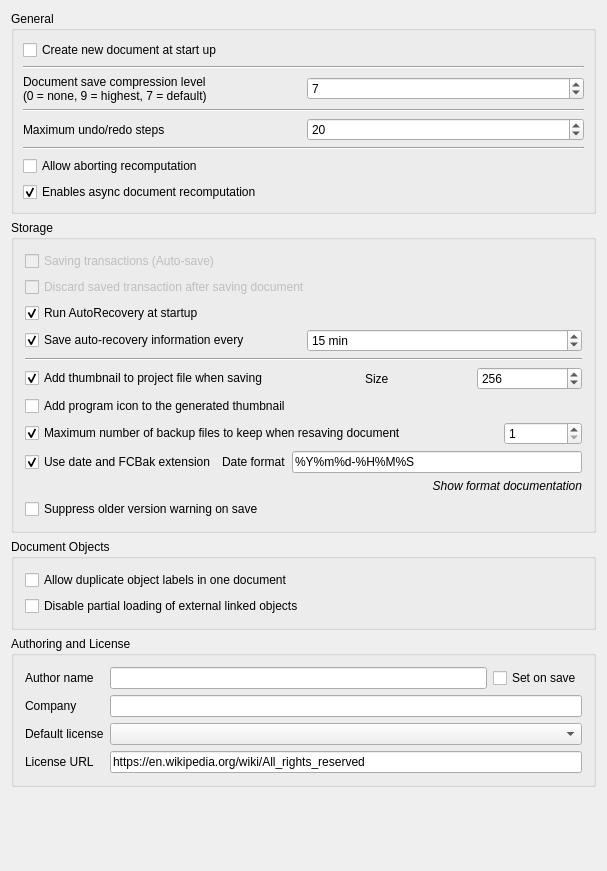
<?xml version="1.0" encoding="UTF-8"?>
<ui version="4.0">
 <class>Gui::Dialog::DlgSettingsDocument</class>
 <widget class="QWidget" name="Gui::Dialog::DlgSettingsDocument">
  <property name="geometry">
   <rect>
    <x>0</x>
    <y>0</y>
    <width>607</width>
    <height>871</height>
   </rect>
  </property>
  <property name="windowTitle">
   <string>Document</string>
  </property>
  <layout class="QGridLayout" name="gridLayout_3">
   <item row="0" column="0">
    <widget class="QGroupBox" name="GroupBox5">
     <property name="title">
      <string>General</string>
     </property>
     <layout class="QGridLayout" name="gridLayout_4">
      <property name="leftMargin">
       <number>9</number>
      </property>
      <property name="topMargin">
       <number>9</number>
      </property>
      <property name="rightMargin">
       <number>9</number>
      </property>
      <property name="bottomMargin">
       <number>9</number>
      </property>
      <property name="spacing">
       <number>6</number>
      </property>
      <item row="5" column="0">
       <widget class="Line" name="line">
        <property name="orientation">
         <enum>Qt::Orientation::Horizontal</enum>
        </property>
       </widget>
      </item>
      <item row="4" column="0">
       <layout class="QHBoxLayout">
        <property name="spacing">
         <number>6</number>
        </property>
        <property name="leftMargin">
         <number>0</number>
        </property>
        <property name="topMargin">
         <number>0</number>
        </property>
        <property name="rightMargin">
         <number>0</number>
        </property>
        <property name="bottomMargin">
         <number>0</number>
        </property>
        <item>
         <widget class="QLabel" name="textLabel1_2">
          <property name="text">
           <string>Maximum undo/redo steps</string>
          </property>
         </widget>
        </item>
        <item>
         <widget class="Gui::PrefSpinBox" name="prefUndoRedoSize">
          <property name="toolTip">
           <string>How many undo/redo steps should be recorded</string>
          </property>
          <property name="value">
           <number>20</number>
          </property>
          <property name="prefEntry" stdset="0">
           <cstring>MaxUndoSize</cstring>
          </property>
          <property name="prefPath" stdset="0">
           <cstring>Document</cstring>
          </property>
         </widget>
        </item>
       </layout>
      </item>
      <item row="1" column="0">
       <widget class="Line" name="line1">
        <property name="frameShape">
         <enum>QFrame::Shape::HLine</enum>
        </property>
        <property name="frameShadow">
         <enum>QFrame::Shadow::Sunken</enum>
        </property>
        <property name="orientation">
         <enum>Qt::Orientation::Horizontal</enum>
        </property>
       </widget>
      </item>
      <item row="7" column="0">
       <widget class="Gui::PrefCheckBox" name="prefEnableAsyncRecompute">
        <property name="toolTip">
         <string>This experimental feature allows more responsive GUI while recomputing features.</string>
        </property>
        <property name="text">
         <string>Enables async document recomputation</string>
        </property>
        <property name="checked">
         <bool>true</bool>
        </property>
        <property name="prefEntry" stdset="0">
         <cstring>EnableAsyncRecompute</cstring>
        </property>
        <property name="prefPath" stdset="0">
         <cstring>Document</cstring>
        </property>
       </widget>
      </item>
      <item row="6" column="0">
       <widget class="Gui::PrefCheckBox" name="prefCanAbortRecompute">
        <property name="toolTip">
         <string>Allow user aborting document recomputation by pressing Esc.
This feature may slightly increase recomputation time.</string>
        </property>
        <property name="text">
         <string>Allow aborting recomputation</string>
        </property>
        <property name="prefEntry" stdset="0">
         <cstring>CanAbortRecompute</cstring>
        </property>
        <property name="prefPath" stdset="0">
         <cstring>Document</cstring>
        </property>
       </widget>
      </item>
      <item row="3" column="0">
       <widget class="Line" name="line1_2">
        <property name="frameShape">
         <enum>QFrame::Shape::HLine</enum>
        </property>
        <property name="frameShadow">
         <enum>QFrame::Shadow::Sunken</enum>
        </property>
        <property name="orientation">
         <enum>Qt::Orientation::Horizontal</enum>
        </property>
       </widget>
      </item>
      <item row="0" column="0">
       <widget class="Gui::PrefCheckBox" name="prefCheckNewDoc">
        <property name="toolTip">
         <string>The application will create a new document when started</string>
        </property>
        <property name="text">
         <string>Create new document at start up</string>
        </property>
        <property name="checked">
         <bool>false</bool>
        </property>
        <property name="prefEntry" stdset="0">
         <cstring>CreateNewDoc</cstring>
        </property>
        <property name="prefPath" stdset="0">
         <cstring>Document</cstring>
        </property>
       </widget>
      </item>
      <item row="2" column="0">
       <layout class="QHBoxLayout">
        <property name="spacing">
         <number>6</number>
        </property>
        <property name="leftMargin">
         <number>0</number>
        </property>
        <property name="topMargin">
         <number>0</number>
        </property>
        <property name="rightMargin">
         <number>0</number>
        </property>
        <property name="bottomMargin">
         <number>0</number>
        </property>
        <item>
         <widget class="QLabel" name="textLabel1">
          <property name="text">
           <string>Document save compression level
(0 = none, 9 = highest, 7 = default)</string>
          </property>
         </widget>
        </item>
        <item>
         <widget class="Gui::PrefSpinBox" name="prefCompression">
          <property name="toolTip">
           <string>Compression level for FCStd files</string>
          </property>
          <property name="value">
           <number>7</number>
          </property>
          <property name="prefEntry" stdset="0">
           <cstring>CompressionLevel</cstring>
          </property>
          <property name="prefPath" stdset="0">
           <cstring>Document</cstring>
          </property>
         </widget>
        </item>
       </layout>
      </item>
     </layout>
    </widget>
   </item>
   <item row="1" column="0">
    <widget class="QGroupBox" name="groupBox">
     <property name="title">
      <string>Storage</string>
     </property>
     <layout class="QGridLayout" name="gridLayout_2">
      <item row="9" column="0">
       <widget class="QLabel" name="FormatTimeDocsLabel">
        <property name="font">
         <font>
          <italic>true</italic>
         </font>
        </property>
        <property name="text">
         <string>Show format documentation</string>
        </property>
        <property name="alignment">
         <set>Qt::AlignmentFlag::AlignRight|Qt::AlignmentFlag::AlignTrailing|Qt::AlignmentFlag::AlignVCenter</set>
        </property>
        <property name="openExternalLinks">
         <bool>true</bool>
        </property>
       </widget>
      </item>
      <item row="1" column="0">
       <widget class="Gui::PrefCheckBox" name="prefDiscardTransaction">
        <property name="enabled">
         <bool>false</bool>
        </property>
        <property name="text">
         <string>Discard saved transaction after saving document</string>
        </property>
        <property name="prefEntry" stdset="0">
         <cstring>TransactionsDiscard</cstring>
        </property>
        <property name="prefPath" stdset="0">
         <cstring>Document</cstring>
        </property>
       </widget>
      </item>
      <item row="4" column="0">
       <widget class="Line" name="line1_2_3">
        <property name="frameShape">
         <enum>QFrame::Shape::HLine</enum>
        </property>
        <property name="frameShadow">
         <enum>QFrame::Shadow::Sunken</enum>
        </property>
        <property name="orientation">
         <enum>Qt::Orientation::Horizontal</enum>
        </property>
       </widget>
      </item>
      <item row="5" column="0">
       <layout class="QHBoxLayout" name="horizontalLayout_3">
        <property name="leftMargin">
         <number>0</number>
        </property>
        <property name="topMargin">
         <number>0</number>
        </property>
        <item>
         <widget class="Gui::PrefCheckBox" name="prefSaveThumbnail">
          <property name="toolTip">
           <string>A thumbnail will be stored when document is saved</string>
          </property>
          <property name="text">
           <string>Add thumbnail to project file when saving</string>
          </property>
          <property name="checked">
           <bool>true</bool>
          </property>
          <property name="prefEntry" stdset="0">
           <cstring>SaveThumbnail</cstring>
          </property>
          <property name="prefPath" stdset="0">
           <cstring>Document</cstring>
          </property>
         </widget>
        </item>
        <item>
         <spacer>
          <property name="orientation">
           <enum>Qt::Orientation::Horizontal</enum>
          </property>
          <property name="sizeType">
           <enum>QSizePolicy::Policy::Maximum</enum>
          </property>
          <property name="sizeHint" stdset="0">
           <size>
            <width>91</width>
            <height>20</height>
           </size>
          </property>
         </spacer>
        </item>
        <item>
         <widget class="QLabel" name="label_6">
          <property name="text">
           <string>Size</string>
          </property>
         </widget>
        </item>
        <item>
         <widget class="Gui::PrefSpinBox" name="prefThumbnailSize">
          <property name="toolTip">
           <string>Sets the size of the thumbnail that is stored in the document.
Common sizes are 128, 256 and 512.</string>
          </property>
          <property name="minimum">
           <number>64</number>
          </property>
          <property name="maximum">
           <number>512</number>
          </property>
          <property name="value">
           <number>256</number>
          </property>
          <property name="prefEntry" stdset="0">
           <cstring>ThumbnailSize</cstring>
          </property>
          <property name="prefPath" stdset="0">
           <cstring>Document</cstring>
          </property>
         </widget>
        </item>
       </layout>
      </item>
      <item row="7" column="0">
       <layout class="QHBoxLayout">
        <property name="spacing">
         <number>6</number>
        </property>
        <property name="leftMargin">
         <number>0</number>
        </property>
        <property name="topMargin">
         <number>0</number>
        </property>
        <property name="rightMargin">
         <number>0</number>
        </property>
        <property name="bottomMargin">
         <number>0</number>
        </property>
        <item>
         <widget class="Gui::PrefCheckBox" name="prefSaveBackupFiles">
          <property name="toolTip">
           <string>How many backup files will be kept when saving document</string>
          </property>
          <property name="text">
           <string>Maximum number of backup files to keep when resaving document</string>
          </property>
          <property name="checked">
           <bool>true</bool>
          </property>
          <property name="prefEntry" stdset="0">
           <cstring>CreateBackupFiles</cstring>
          </property>
          <property name="prefPath" stdset="0">
           <cstring>Document</cstring>
          </property>
         </widget>
        </item>
        <item>
         <spacer>
          <property name="orientation">
           <enum>Qt::Orientation::Horizontal</enum>
          </property>
          <property name="sizeType">
           <enum>QSizePolicy::Policy::Maximum</enum>
          </property>
          <property name="sizeHint" stdset="0">
           <size>
            <width>91</width>
            <height>20</height>
           </size>
          </property>
         </spacer>
        </item>
        <item>
         <widget class="Gui::PrefSpinBox" name="prefCountBackupFiles">
          <property name="minimum">
           <number>1</number>
          </property>
          <property name="prefEntry" stdset="0">
           <cstring>CountBackupFiles</cstring>
          </property>
          <property name="prefPath" stdset="0">
           <cstring>Document</cstring>
          </property>
         </widget>
        </item>
       </layout>
      </item>
      <item row="2" column="0">
       <widget class="Gui::PrefCheckBox" name="prefRecovery">
        <property name="toolTip">
         <string>If there is a recovery file available, the application will
automatically run a file recovery when it is started</string>
        </property>
        <property name="text">
         <string>Run AutoRecovery at startup</string>
        </property>
        <property name="checked">
         <bool>true</bool>
        </property>
        <property name="prefEntry" stdset="0">
         <cstring>RecoveryEnabled</cstring>
        </property>
        <property name="prefPath" stdset="0">
         <cstring>Document</cstring>
        </property>
       </widget>
      </item>
      <item row="0" column="0">
       <widget class="Gui::PrefCheckBox" name="prefSaveTransaction">
        <property name="enabled">
         <bool>false</bool>
        </property>
        <property name="text">
         <string>Saving transactions (Auto-save)</string>
        </property>
        <property name="prefEntry" stdset="0">
         <cstring>SaveTransactions</cstring>
        </property>
        <property name="prefPath" stdset="0">
         <cstring>Document</cstring>
        </property>
       </widget>
      </item>
      <item row="6" column="0">
       <widget class="Gui::PrefCheckBox" name="prefAddLogo">
        <property name="toolTip">
         <string>The program icon will be added to the thumbnail</string>
        </property>
        <property name="text">
         <string>Add program icon to the generated thumbnail</string>
        </property>
        <property name="checked">
         <bool>false</bool>
        </property>
        <property name="prefEntry" stdset="0">
         <cstring>AddThumbnailLogo</cstring>
        </property>
        <property name="prefPath" stdset="0">
         <cstring>Document</cstring>
        </property>
       </widget>
      </item>
      <item row="3" column="0">
       <layout class="QHBoxLayout" name="horizontalLayout">
        <item>
         <widget class="Gui::PrefCheckBox" name="prefAutoSaveEnabled">
          <property name="toolTip">
           <string>How often a recovery file is written</string>
          </property>
          <property name="text">
           <string>Save auto-recovery information every</string>
          </property>
          <property name="checked">
           <bool>true</bool>
          </property>
          <property name="prefEntry" stdset="0">
           <cstring>AutoSaveEnabled</cstring>
          </property>
          <property name="prefPath" stdset="0">
           <cstring>Document</cstring>
          </property>
         </widget>
        </item>
        <item>
         <widget class="Gui::PrefSpinBox" name="prefAutoSaveTimeout">
          <property name="suffix">
           <string notr="true"> min</string>
          </property>
          <property name="minimum">
           <number>1</number>
          </property>
          <property name="maximum">
           <number>60</number>
          </property>
          <property name="value">
           <number>15</number>
          </property>
          <property name="prefEntry" stdset="0">
           <cstring>AutoSaveTimeout</cstring>
          </property>
          <property name="prefPath" stdset="0">
           <cstring>Document</cstring>
          </property>
         </widget>
        </item>
       </layout>
      </item>
      <item row="8" column="0">
       <layout class="QHBoxLayout">
        <property name="spacing">
         <number>6</number>
        </property>
        <property name="leftMargin">
         <number>0</number>
        </property>
        <property name="topMargin">
         <number>0</number>
        </property>
        <property name="rightMargin">
         <number>0</number>
        </property>
        <property name="bottomMargin">
         <number>0</number>
        </property>
        <item>
         <widget class="Gui::PrefCheckBox" name="prefSaveBackupExtension">
          <property name="toolTip">
           <string>Backup files will get extension '.FCbak' and file names
get date suffix according to the specified format</string>
          </property>
          <property name="text">
           <string>Use date and FCBak extension</string>
          </property>
          <property name="checked">
           <bool>true</bool>
          </property>
          <property name="prefEntry" stdset="0">
           <cstring>UseFCBakExtension</cstring>
          </property>
          <property name="prefPath" stdset="0">
           <cstring>Document</cstring>
          </property>
         </widget>
        </item>
        <item>
         <widget class="QLabel" name="label_5">
          <property name="text">
           <string>Date format</string>
          </property>
         </widget>
        </item>
        <item>
         <widget class="Gui::PrefLineEdit" name="prefSaveBackupDateFormat">
          <property name="text">
           <string notr="true">%Y%m%d-%H%M%S</string>
          </property>
          <property name="prefEntry" stdset="0">
           <cstring>SaveBackupDateFormat</cstring>
          </property>
          <property name="prefPath" stdset="0">
           <cstring>Document</cstring>
          </property>
         </widget>
        </item>
       </layout>
      </item>
      <item row="10" column="0">
       <widget class="Gui::PrefCheckBox" name="prefDisableVersionCheckOnSave">
        <property name="toolTip">
         <string>Suppresses the version mismatch warning when saving files created with an older FreeCAD version</string>
        </property>
        <property name="text">
         <string>Suppress older version warning on save</string>
        </property>
        <property name="checked">
         <bool>false</bool>
        </property>
        <property name="prefEntry" stdset="0">
         <cstring>DisableVersionCheckOnSave</cstring>
        </property>
        <property name="prefPath" stdset="0">
         <cstring>Document</cstring>
        </property>
       </widget>
      </item>
     </layout>
    </widget>
   </item>
   <item row="2" column="0">
    <widget class="QGroupBox" name="groupBox_2">
     <property name="title">
      <string>Document Objects</string>
     </property>
     <layout class="QGridLayout" name="gridLayout">
      <item row="0" column="0">
       <widget class="Gui::PrefCheckBox" name="prefDuplicateLabel">
        <property name="toolTip">
         <string>Allow objects to have same label</string>
        </property>
        <property name="text">
         <string>Allow duplicate object labels in one document</string>
        </property>
        <property name="prefEntry" stdset="0">
         <cstring>DuplicateLabels</cstring>
        </property>
        <property name="prefPath" stdset="0">
         <cstring>Document</cstring>
        </property>
       </widget>
      </item>
      <item row="1" column="0">
       <widget class="Gui::PrefCheckBox" name="prefPartialLoading">
        <property name="toolTip">
         <string>Disable partial loading of external linked documents.
Then only referenced objects and their dependencies will be loaded
when a linked document is auto-opened together with the main document.
A partially loaded document cannot be edited. Double click the document
icon in the tree view to fully reload it.</string>
        </property>
        <property name="text">
         <string>Disable partial loading of external linked objects</string>
        </property>
        <property name="prefEntry" stdset="0">
         <cstring>NoPartialLoading</cstring>
        </property>
        <property name="prefPath" stdset="0">
         <cstring>Document</cstring>
        </property>
       </widget>
      </item>
     </layout>
    </widget>
   </item>
   <item row="3" column="0">
    <widget class="QGroupBox" name="groupBox_3">
     <property name="title">
      <string>Authoring and License</string>
     </property>
     <layout class="QGridLayout" name="gridLayout_5">
      <item row="0" column="0">
       <widget class="QLabel" name="label_3">
        <property name="text">
         <string>Author name</string>
        </property>
       </widget>
      </item>
      <item row="0" column="1">
       <widget class="Gui::PrefLineEdit" name="prefAuthor">
        <property name="toolTip">
         <string>All documents that will be created will get the specified author name.
Keep blank for anonymous.
You can also use the form: John Doe &lt;john@doe.com&gt;</string>
        </property>
        <property name="prefEntry" stdset="0">
         <cstring>prefAuthor</cstring>
        </property>
        <property name="prefPath" stdset="0">
         <cstring>Document</cstring>
        </property>
       </widget>
      </item>
      <item row="0" column="2">
       <widget class="Gui::PrefCheckBox" name="prefSetAuthorOnSave">
        <property name="toolTip">
         <string>The field 'Last modified by' will be set to specified author when saving the file</string>
        </property>
        <property name="text">
         <string>Set on save</string>
        </property>
        <property name="prefEntry" stdset="0">
         <cstring>prefSetAuthorOnSave</cstring>
        </property>
        <property name="prefPath" stdset="0">
         <cstring>Document</cstring>
        </property>
       </widget>
      </item>
      <item row="1" column="0">
       <widget class="QLabel" name="label_4">
        <property name="text">
         <string>Company</string>
        </property>
       </widget>
      </item>
      <item row="1" column="1" colspan="2">
       <widget class="Gui::PrefLineEdit" name="prefCompany">
        <property name="toolTip">
         <string>Default company name to use for new files</string>
        </property>
        <property name="prefEntry" stdset="0">
         <cstring>prefCompany</cstring>
        </property>
        <property name="prefPath" stdset="0">
         <cstring>Document</cstring>
        </property>
       </widget>
      </item>
      <item row="2" column="0">
       <widget class="QLabel" name="label">
        <property name="text">
         <string>Default license</string>
        </property>
       </widget>
      </item>
      <item row="2" column="1" colspan="2">
       <widget class="Gui::PrefComboBox" name="prefLicenseType">
        <property name="enabled">
         <bool>true</bool>
        </property>
        <property name="toolTip">
         <string>Default license for new documents</string>
        </property>
        <property name="editable">
         <bool>false</bool>
        </property>
        <property name="prefEntry" stdset="0">
         <cstring>prefLicenseId</cstring>
        </property>
        <property name="prefPath" stdset="0">
         <cstring>Document</cstring>
        </property>
        <property name="prefType" stdset="0">
         <cstring></cstring>
        </property>
       </widget>
      </item>
      <item row="3" column="0">
       <widget class="QLabel" name="label_2">
        <property name="text">
         <string>License URL</string>
        </property>
       </widget>
      </item>
      <item row="3" column="1" colspan="2">
       <widget class="Gui::PrefLineEdit" name="prefLicenseUrl">
        <property name="toolTip">
         <string>URL describing more about the license</string>
        </property>
        <property name="text">
         <string notr="true">https://en.wikipedia.org/wiki/All_rights_reserved</string>
        </property>
        <property name="readOnly">
         <bool>false</bool>
        </property>
        <property name="prefEntry" stdset="0">
         <cstring>prefLicenseUrl</cstring>
        </property>
        <property name="prefPath" stdset="0">
         <cstring>Document</cstring>
        </property>
       </widget>
      </item>
     </layout>
    </widget>
   </item>
   <item row="4" column="0">
    <spacer>
     <property name="orientation">
      <enum>Qt::Orientation::Vertical</enum>
     </property>
     <property name="sizeHint" stdset="0">
      <size>
       <width>429</width>
       <height>37</height>
      </size>
     </property>
    </spacer>
   </item>
  </layout>
 </widget>
 <layoutdefault spacing="6" margin="11"/>
 <customwidgets>
  <customwidget>
   <class>Gui::PrefSpinBox</class>
   <extends>QSpinBox</extends>
   <header>Gui/PrefWidgets.h</header>
  </customwidget>
  <customwidget>
   <class>Gui::PrefCheckBox</class>
   <extends>QCheckBox</extends>
   <header>Gui/PrefWidgets.h</header>
  </customwidget>
  <customwidget>
   <class>Gui::PrefComboBox</class>
   <extends>QComboBox</extends>
   <header>Gui/PrefWidgets.h</header>
  </customwidget>
  <customwidget>
   <class>Gui::PrefLineEdit</class>
   <extends>QLineEdit</extends>
   <header>Gui/PrefWidgets.h</header>
  </customwidget>
 </customwidgets>
 <resources/>
 <connections>
  <connection>
   <sender>prefSaveBackupFiles</sender>
   <signal>toggled(bool)</signal>
   <receiver>prefCountBackupFiles</receiver>
   <slot>setEnabled(bool)</slot>
   <hints>
    <hint type="sourcelabel">
     <x>150</x>
     <y>525</y>
    </hint>
    <hint type="destinationlabel">
     <x>584</x>
     <y>527</y>
    </hint>
   </hints>
  </connection>
  <connection>
   <sender>prefAutoSaveEnabled</sender>
   <signal>toggled(bool)</signal>
   <receiver>prefAutoSaveTimeout</receiver>
   <slot>setEnabled(bool)</slot>
   <hints>
    <hint type="sourcelabel">
     <x>218</x>
     <y>385</y>
    </hint>
    <hint type="destinationlabel">
     <x>582</x>
     <y>387</y>
    </hint>
   </hints>
  </connection>
  <connection>
   <sender>prefSaveBackupFiles</sender>
   <signal>toggled(bool)</signal>
   <receiver>prefSaveBackupExtension</receiver>
   <slot>setEnabled(bool)</slot>
   <hints>
    <hint type="sourcelabel">
     <x>280</x>
     <y>525</y>
    </hint>
    <hint type="destinationlabel">
     <x>204</x>
     <y>559</y>
    </hint>
   </hints>
  </connection>
  <connection>
   <sender>prefSaveBackupFiles</sender>
   <signal>toggled(bool)</signal>
   <receiver>prefSaveBackupDateFormat</receiver>
   <slot>setEnabled(bool)</slot>
   <hints>
    <hint type="sourcelabel">
     <x>326</x>
     <y>525</y>
    </hint>
    <hint type="destinationlabel">
     <x>584</x>
     <y>560</y>
    </hint>
   </hints>
  </connection>
  <connection>
   <sender>prefSaveThumbnail</sender>
   <signal>toggled(bool)</signal>
   <receiver>prefThumbnailSize</receiver>
   <slot>setEnabled(bool)</slot>
   <hints>
    <hint type="sourcelabel">
     <x>313</x>
     <y>412</y>
    </hint>
    <hint type="destinationlabel">
     <x>398</x>
     <y>452</y>
    </hint>
   </hints>
  </connection>
 </connections>
</ui>
